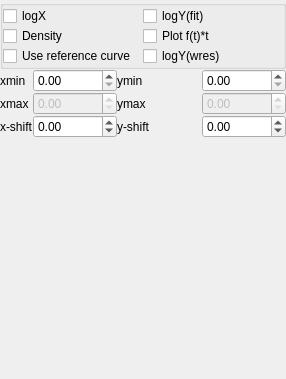
<?xml version="1.0" encoding="UTF-8"?>
<ui version="4.0">
 <class>Form</class>
 <widget class="QWidget" name="Form">
  <property name="geometry">
   <rect>
    <x>0</x>
    <y>0</y>
    <width>286</width>
    <height>379</height>
   </rect>
  </property>
  <property name="windowTitle">
   <string>Form</string>
  </property>
  <layout class="QVBoxLayout" name="verticalLayout">
   <property name="spacing">
    <number>0</number>
   </property>
   <property name="leftMargin">
    <number>0</number>
   </property>
   <property name="topMargin">
    <number>0</number>
   </property>
   <property name="rightMargin">
    <number>0</number>
   </property>
   <property name="bottomMargin">
    <number>0</number>
   </property>
   <item>
    <layout class="QHBoxLayout" name="horizontalLayout">
     <item>
      <widget class="QGroupBox" name="groupBox_6">
       <property name="sizePolicy">
        <sizepolicy hsizetype="Minimum" vsizetype="Minimum">
         <horstretch>0</horstretch>
         <verstretch>0</verstretch>
        </sizepolicy>
       </property>
       <property name="title">
        <string/>
       </property>
       <layout class="QGridLayout" name="gridLayout_2">
        <property name="leftMargin">
         <number>0</number>
        </property>
        <property name="topMargin">
         <number>0</number>
        </property>
        <property name="rightMargin">
         <number>0</number>
        </property>
        <property name="bottomMargin">
         <number>0</number>
        </property>
        <property name="spacing">
         <number>0</number>
        </property>
        <item row="3" column="0">
         <widget class="QCheckBox" name="checkBox_5">
          <property name="text">
           <string>Use reference curve</string>
          </property>
         </widget>
        </item>
        <item row="3" column="1">
         <widget class="QCheckBox" name="checkBox_4">
          <property name="text">
           <string>logY(wres)</string>
          </property>
         </widget>
        </item>
        <item row="1" column="1">
         <widget class="QCheckBox" name="checkBox">
          <property name="text">
           <string>logY(fit)</string>
          </property>
          <property name="checked">
           <bool>false</bool>
          </property>
         </widget>
        </item>
        <item row="1" column="0">
         <widget class="QCheckBox" name="checkBox_2">
          <property name="text">
           <string>logX</string>
          </property>
          <property name="checked">
           <bool>false</bool>
          </property>
         </widget>
        </item>
        <item row="2" column="0">
         <widget class="QCheckBox" name="checkBox_3">
          <property name="text">
           <string>Density</string>
          </property>
         </widget>
        </item>
        <item row="2" column="1">
         <widget class="QCheckBox" name="checkBox_plot_ftt">
          <property name="text">
           <string>Plot f(t)*t</string>
          </property>
         </widget>
        </item>
       </layout>
      </widget>
     </item>
    </layout>
   </item>
   <item>
    <layout class="QGridLayout" name="gridLayout">
     <item row="0" column="0">
      <widget class="QLabel" name="label">
       <property name="sizePolicy">
        <sizepolicy hsizetype="Fixed" vsizetype="Preferred">
         <horstretch>0</horstretch>
         <verstretch>0</verstretch>
        </sizepolicy>
       </property>
       <property name="text">
        <string>xmin</string>
       </property>
      </widget>
     </item>
     <item row="0" column="1">
      <widget class="QDoubleSpinBox" name="doubleSpinBox">
       <property name="enabled">
        <bool>true</bool>
       </property>
      </widget>
     </item>
     <item row="3" column="0">
      <widget class="QLabel" name="label_5">
       <property name="text">
        <string>x-shift</string>
       </property>
      </widget>
     </item>
     <item row="3" column="3">
      <widget class="QDoubleSpinBox" name="doubleSpinBox_5">
       <property name="minimum">
        <double>-99.000000000000000</double>
       </property>
       <property name="singleStep">
        <double>0.100000000000000</double>
       </property>
       <property name="value">
        <double>0.000000000000000</double>
       </property>
      </widget>
     </item>
     <item row="3" column="2">
      <widget class="QLabel" name="label_6">
       <property name="text">
        <string>y-shift</string>
       </property>
      </widget>
     </item>
     <item row="3" column="1">
      <widget class="QDoubleSpinBox" name="doubleSpinBox_6">
       <property name="minimum">
        <double>-99.000000000000000</double>
       </property>
       <property name="singleStep">
        <double>0.100000000000000</double>
       </property>
      </widget>
     </item>
     <item row="1" column="0">
      <widget class="QLabel" name="label_2">
       <property name="sizePolicy">
        <sizepolicy hsizetype="Fixed" vsizetype="Preferred">
         <horstretch>0</horstretch>
         <verstretch>0</verstretch>
        </sizepolicy>
       </property>
       <property name="text">
        <string>xmax</string>
       </property>
      </widget>
     </item>
     <item row="0" column="2">
      <widget class="QLabel" name="label_4">
       <property name="text">
        <string>ymin</string>
       </property>
      </widget>
     </item>
     <item row="0" column="3">
      <widget class="QDoubleSpinBox" name="doubleSpinBox_2">
       <property name="enabled">
        <bool>true</bool>
       </property>
      </widget>
     </item>
     <item row="1" column="1">
      <widget class="QDoubleSpinBox" name="doubleSpinBox_3">
       <property name="enabled">
        <bool>false</bool>
       </property>
      </widget>
     </item>
     <item row="1" column="2">
      <widget class="QLabel" name="label_3">
       <property name="text">
        <string>ymax</string>
       </property>
      </widget>
     </item>
     <item row="1" column="3">
      <widget class="QDoubleSpinBox" name="doubleSpinBox_4">
       <property name="enabled">
        <bool>false</bool>
       </property>
      </widget>
     </item>
    </layout>
   </item>
   <item>
    <spacer name="verticalSpacer">
     <property name="orientation">
      <enum>Qt::Vertical</enum>
     </property>
     <property name="sizeHint" stdset="0">
      <size>
       <width>20</width>
       <height>40</height>
      </size>
     </property>
    </spacer>
   </item>
  </layout>
  <action name="actionUpdate_Plot">
   <property name="text">
    <string>Update Plot</string>
   </property>
  </action>
 </widget>
 <resources/>
 <connections>
  <connection>
   <sender>doubleSpinBox_5</sender>
   <signal>editingFinished()</signal>
   <receiver>actionUpdate_Plot</receiver>
   <slot>trigger()</slot>
   <hints>
    <hint type="sourcelabel">
     <x>245</x>
     <y>100</y>
    </hint>
    <hint type="destinationlabel">
     <x>-1</x>
     <y>-1</y>
    </hint>
   </hints>
  </connection>
  <connection>
   <sender>doubleSpinBox_6</sender>
   <signal>editingFinished()</signal>
   <receiver>actionUpdate_Plot</receiver>
   <slot>trigger()</slot>
   <hints>
    <hint type="sourcelabel">
     <x>76</x>
     <y>100</y>
    </hint>
    <hint type="destinationlabel">
     <x>-1</x>
     <y>-1</y>
    </hint>
   </hints>
  </connection>
 </connections>
</ui>
